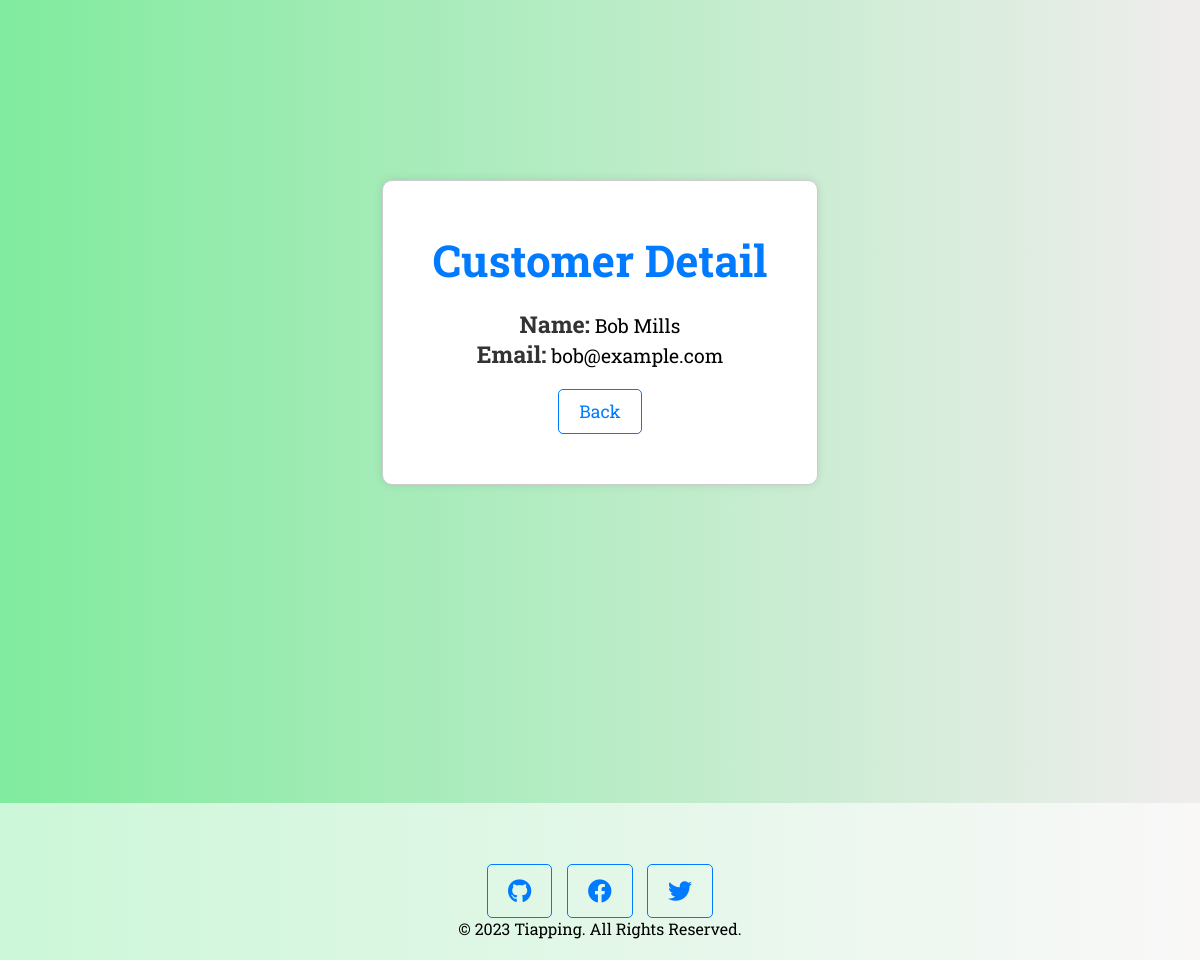
/customers/2/, run on an earlier commit of the app's database.
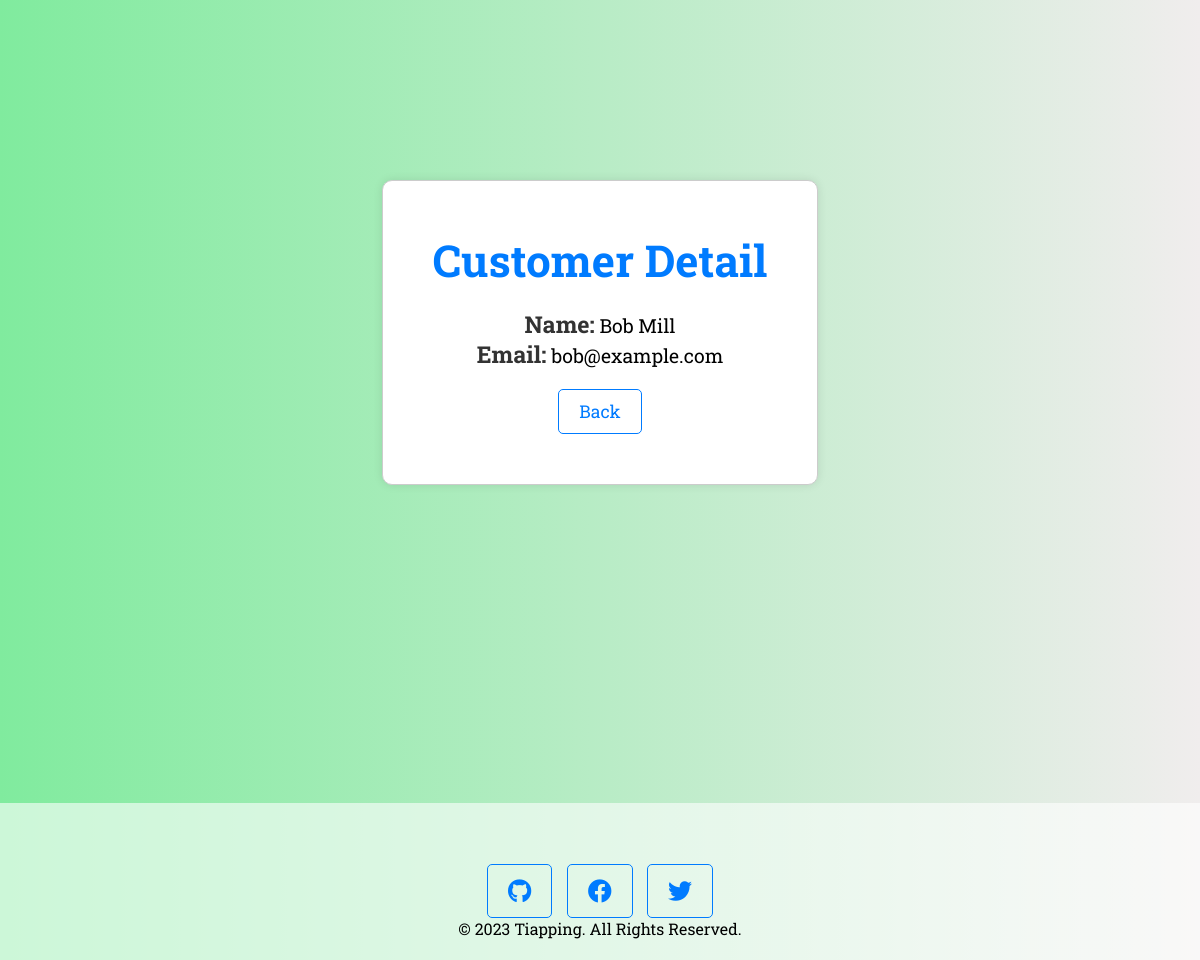
And on a later commit of the database.
### application/models.py (models this page shows, shortened)
class BaseModel(models.Model):
    created_at = models.DateTimeField(auto_now_add=True)
    updated_at = models.DateTimeField(auto_now=True)
    class Meta:
        abstract = True

class Customer(BaseModel):
    name = models.CharField(max_length=255)
    email = models.EmailField(unique=True)

### application/views.py (the view)
# urls.py: path('customers/<int:pk>/', CustomerDetailView.as_view(), name='customer-detail'),
class CustomerDetailView(DetailView):
    model = Customer
    template_name = 'customer_detail.html'  # Set the template name as per your project structure
    context_object_name = 'customer'

### application/templates/customer_detail.html (shortened to what this page needs)
{% extends 'base.html' %}
{% block content %}
  <div class="customer-detail">
    <h2>Customer Detail</h2>
    <div>
      <strong>Name:</strong> {{ customer.name }}<br>
      <strong>Email:</strong> {{ customer.email }}<br>
    </div>
    <a href="{% url 'customer-list' %}">Back</a>
  </div>
{% endblock %}

What changed in the data, as far as the page shows it:
changed Customer "bob@example.com": name "Bob Mills" → "Bob Mill"
